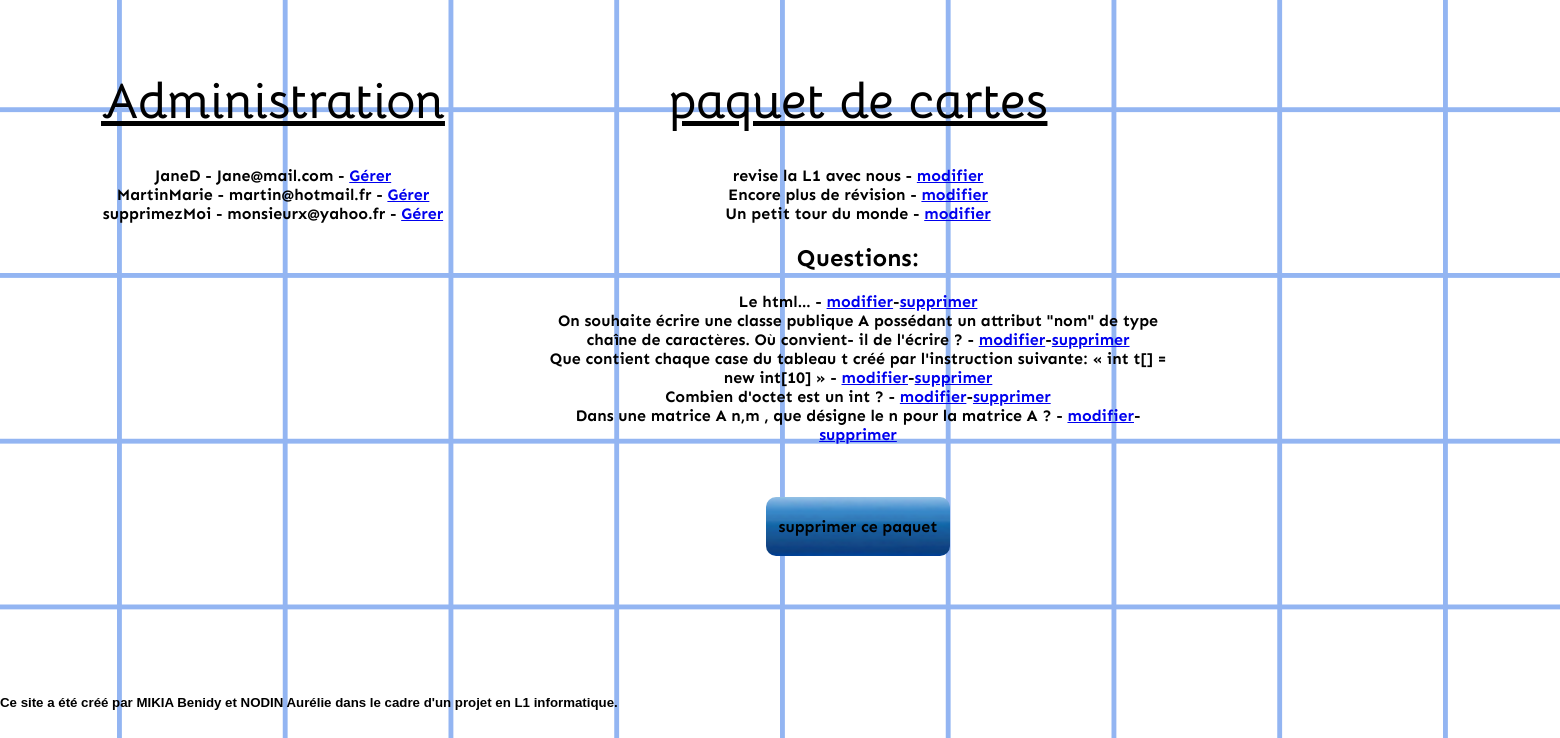
The page /memoria/admin.php?p=2 (signed in) on the database its author committed.
### tables this page shows
CREATE TABLE IF NOT EXISTS `user` (
  `id` int(11) NOT NULL AUTO_INCREMENT,
  `nom` varchar(30) NOT NULL,
  `prenom` varchar(30) NOT NULL,
  `age` int(3) UNSIGNED NOT NULL,
  `pseudo` varchar(30) NOT NULL,
  `mdp` text NOT NULL,
  `email` varchar(70) NOT NULL,
  `admin` int(1) NOT NULL,
  PRIMARY KEY (`id`),
  UNIQUE KEY `pseudo` (`pseudo`) USING BTREE,
  UNIQUE KEY `email` (`email`) USING BTREE
);

CREATE TABLE IF NOT EXISTS `paquets` (
  `id` int(11) NOT NULL AUTO_INCREMENT,
  `nom` varchar(30) NOT NULL,
  `id_user` int(11) NOT NULL,
  PRIMARY KEY (`id`),
  UNIQUE KEY `nom` (`nom`)
);

CREATE TABLE IF NOT EXISTS `cartes_questions` (
  `id` int(11) NOT NULL AUTO_INCREMENT,
  `id_user` int(11) NOT NULL,
  `matiere` text NOT NULL,
  `question` text NOT NULL,
  `id_paquet` int(11) NOT NULL,
  PRIMARY KEY (`id`),
  KEY `fk_id_paquet` (`id_paquet`)
);

### memoria/admin.php (the view, shortened to what this page needs)
<?php
$connex = connexion_bd();
$requser = "SELECT * FROM user WHERE admin = 0";
$ligne = mysqli_query($connex, $requser);
$req = "SELECT * FROM paquets";
$ligne_p = mysqli_query($connex, $req);
if(isset($_GET['p'])){
	$paquet =  intval($_GET['p']);
	$req = "SELECT * FROM cartes_questions WHERE id_paquet=".$paquet."";
	$ligne_q = mysqli_query($connex, $req);
}
?>
<!DOCTYPE html>
	<html lang ="fr">
	<head>
		<link rel="stylesheet" type="text/css" href="css/admin.css">
	</head>
	<body >
		<div class="accueil">
		</div>
		<div class="Administration">
		<?php if($_SESSION['admin']==1){ ?>
			<h1><U> Administration</U></h1>
			<ul>
				<?php while($tab = mysqli_fetch_assoc($ligne)){ ?>
				<li><?=htmlspecialchars( $tab['pseudo']) ?> - <?= htmlspecialchars($tab['email']) ?> - <a href="admin.php?id=<?=htmlspecialchars($tab['id']) ?>">Gérer</a></li>
				<?php }?>
			</ul>
		</div>
		<div class="Paquets">
			 <h1><U>paquet de cartes</U> </h1>
			 <ul>
				<?php while($res = mysqli_fetch_assoc($ligne_p)){ ?>
				<li><?= htmlspecialchars($res['nom']) ?> - <a href="admin.php?p=<?=htmlspecialchars($res['id']) ?>">modifier</a></li>
				<?php }?>
			</ul>
			<?php if(isset($paquet)){ ?>
				<h2> Questions:</h2>
				<ul>
				<?php while($question = mysqli_fetch_assoc($ligne_q)){ ?>
					<li><?=htmlspecialchars($question['question']) ?> - <a href="editioncarte.php?p=<?php echo $paquet ?>&id=<?=htmlspecialchars($question['id']) ?>">modifier</a>-<a href="suppressioncarte.php?id=<?php echo htmlspecialchars( $question['id']) ?>&p=<?php echo $paquet ?>">supprimer</a></li>
				<?php }?>
				</ul>
				<br> <br> <br>
				<div class="supprimer">
				<a href="suppressionpaquet.php?p=<?php echo $paquet?>">supprimer ce paquet</a>
			</div>
			<?php } ?>
		</div>
		<?php }else{?>
			<div class="what">
		<p> Tu n'es pas censé(e) être ici :) </p>
		<?php }?>
		<footer>
			<h5>
			Ce site a été créé par MIKIA Benidy et NODIN Aurélie dans le cadre d'un projet en L1 informatique.
			</h5>
		</footer>
	</body>
	</html>

### memoria/css/admin.css (style rules this page uses)
body { padding: 0px; margin: 0px; background: url("../img/background2.png") ; -webkit-background-size: cover; -moz-background-size: cover; -o-background-size: cover; }
h1 { font-family: "Bellota-Bold", sans-serif; font-size: 50px; }
ul { list-style:none; margin-left:0; padding-left:0; }
div.Administration, div.Paquets { font-family: "Sen-Bold", sans-serif; display: inline-block; }
div.Administration { text-align: center; float: left; width:35%; }
div.Paquets { text-align: center; width: 40%; }
div.supprimer a { border-radius: 10px; width : 270px; background-image: url("../img/editer4.png") ; background-position: center; background-size: no-repeat; padding: 20px 13px; font-family: "Sen-Bold", sans-serif; text-decoration: none; color: black; }
footer { font-family: "Amiri-Regular", sans-serif; color : black; }

### rows shown on the page
user: pseudo "JaneD", email "Jane@mail.com"
user: pseudo "MartinMarie", email "martin@hotmail.fr"
user: pseudo "supprimezMoi", email "monsieurx@yahoo.fr"
paquets: nom "revise la L1 avec nous"
paquets: nom "Encore plus de révision"
paquets: nom "Un petit tour du monde"
cartes_questions: question "Le html..."
cartes_questions: question "On souhaite écrire une classe publique A possédant un attribut \"nom\" de type chaîne de caractères. Où convient- il de l'écrire ?"
cartes_questions: question "Que contient chaque case du tableau t créé par l'instruction suivante: « int t[] = new int[10] »"
cartes_questions: question "Combien d'octet est un int ?"
cartes_questions: question "Dans une matrice A n,m , que désigne le n pour la matrice A ?"
